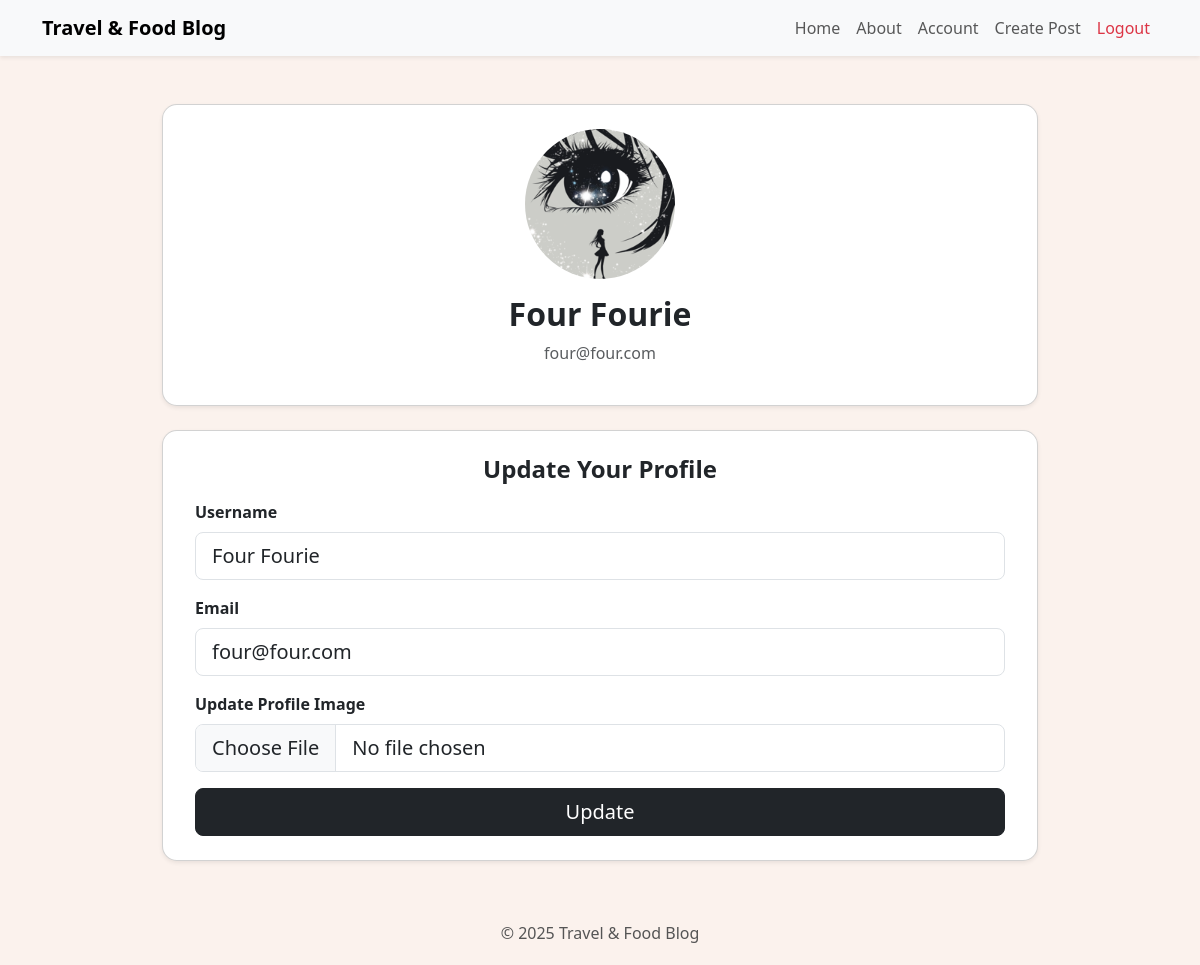
Before: /account (signed in) with the older database file.
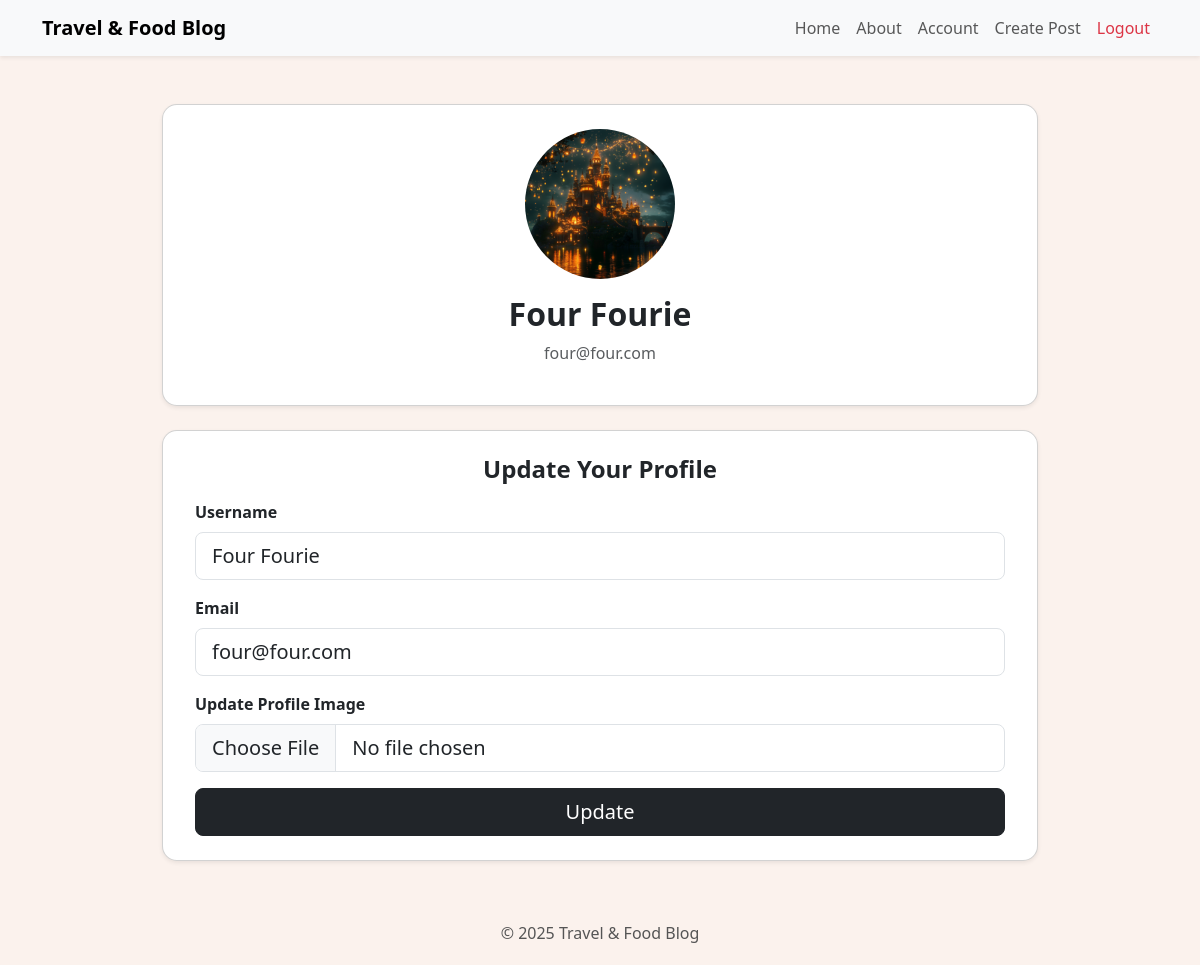
After: the same page with the newer database file.
### travelcompanyblog/models.py (models this page shows, shortened)
class User(db.Model, UserMixin):
    __tablename__ = 'users'
    id = db.Column(db.Integer, primary_key=True)
    profile_image = db.Column(db.String(64), nullable=False, default='default_profile.png')
    email = db.Column(db.String(64), unique=True, index=True)
    username = db.Column(db.String(64), unique=True, index=True)
    password_hash = db.Column(db.String(128))
    posts = db.relationship('BlogPost', backref='author', lazy=True)

### travelcompanyblog/users/views.py (the view)
@users.route('/account', methods=['GET', 'POST'])
@login_required
def account():
    form = UpdateUserForm()
    if form.validate_on_submit():
        if form.picture.data:
            username = current_user.username
            pic = add_profile_pic(form.picture.data, username)
            current_user.profile_image = pic
        current_user.username = form.username.data
        current_user.email = form.email.data
        db.session.commit()
        flash('User Account Updated!')
        return redirect(url_for('users.account'))
    elif request.method == 'GET':
        form.username.data = current_user.username
        form.email.data = current_user.email
    profile_image = url_for('static', filename='profile_pics/' + current_user.profile_image)
    return render_template('account.html', profile_image=profile_image, form=form)

### travelcompanyblog/users/forms.py (shortened to what this page needs)
class UpdateUserForm(FlaskForm):
    email = StringField('Email', validators=[DataRequired(), Email()])
    username = StringField('Username', validators=[DataRequired(), Length(min=2, max=20)])
    picture = FileField('Update Profile Image', validators=[FileAllowed(['jpg', 'png'], 'Only .jpg and .png images are allowed!')])
    submit = SubmitField('Update')

### travelcompanyblog/models.py (called while the page is built)
@login_manager.user_loader
def load_user(user_id):
    return User.query.get(int(user_id))

### travelcompanyblog/templates/account.html (shortened to what this page needs)
{% extends "base.html" %}
{% block content %}
   <div class="container mt-5" style="max-width: 900px;">
    <div class="card shadow-sm p-4 mb-4" style="border-radius: 15px;">
        <div class="text-center">
            <img src="{{ url_for('static', filename='profile_pics/' + current_user.profile_image) }}"
                 class="rounded-circle mb-3"
                 width="150" height="150" style="object-fit: cover;">
            <h2 class="fw-bold">{{ current_user.username }}</h2>
            <p class="text-muted">{{ current_user.email }}</p>
        </div>
    </div>
    <div class="card shadow-sm p-4" style="border-radius: 15px;">
        <h4 class="mb-3 fw-semibold text-center">Update Your Profile</h4>
        <form method="POST" enctype="multipart/form-data" class="px-2">
           <div class="mb-3">
                {{ form.username.label(class='form-label fw-semibold') }}
                {{ form.username(class='form-control form-control-lg') }}
            </div>
           <div class="mb-3">
                {{ form.email.label(class='form-label fw-semibold') }}
                {{ form.email(class='form-control form-control-lg') }}
            </div>
             <div class="mb-3">
                {{ form.picture.label(class='form-label fw-semibold') }}
                {{ form.picture(class='form-control form-control-lg') }}
            </div>
             <div class="d-grid">
                {{ form.submit(class='btn btn-dark btn-lg') }}
            </div>
        </form>
    </div>
    </div>
{% endblock %}

### travelcompanyblog/templates/base.html (shortened to what this page needs)
<!DOCTYPE html>
<html lang="en">
<head>
    <link href="https://cdn.jsdelivr.net/npm/bootstrap@5.3.2/dist/css/bootstrap.min.css" rel="stylesheet">
</head>
<body>
<nav class="navbar navbar-expand-lg navbar-light bg-light shadow-sm">
    <div class="container">
        <a class="navbar-brand fw-bold" href="{{ url_for('core.index') }}">Travel & Food Blog</a>
        <div class="collapse navbar-collapse" id="navbarContent">
            <ul class="navbar-nav ms-auto mb-2 mb-lg-0">
                <li class="nav-item">
                    <a class="nav-link" href="{{ url_for('core.index') }}">Home</a>
                </li>
                <li class="nav-item">
                    <a class="nav-link" href="{{ url_for('core.info') }}">About</a>
                </li>
                {% if current_user.is_authenticated %}
                <li class="nav-item">
                    <a class="nav-link" href="{{ url_for('users.account') }}">Account</a>
                </li>
                <li class="nav-item">
                    <a class="nav-link" href="{{ url_for('blog_posts.create_post') }}">Create Post</a>
                </li>
                <li class="nav-item">
                    <a class="nav-link text-danger" href="{{ url_for('users.logout') }}">Logout</a>
                </li>
                {% endif %}
            </ul>
        </div>
    </div>
</nav>
    <div class="container">
        {% block content %}
        {% endblock %}
    </div>
    <footer>
        &copy; {{ current_year if current_year else "2025" }} Travel & Food Blog
    </footer>
</body>
</html>

### travelcompanyblog/templates/base.html (style rules this page uses)
body { background: #FBF2ED; }
footer { text-align: center; padding: 20px 0; color: #555; margin-top: 40px; }

Changed rows visible on the page:
changed User "Four Fourie": profile_image: a different picture
